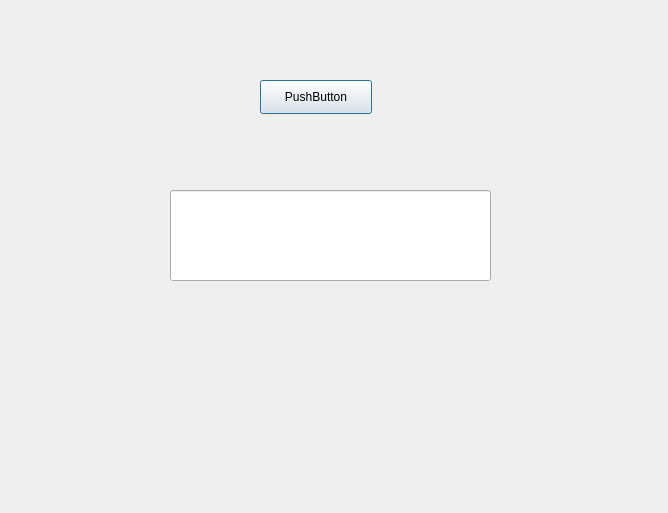
<?xml version="1.0" encoding="UTF-8"?>
<ui version="4.0">
 <class>Dialog</class>
 <widget class="QDialog" name="Dialog">
  <property name="geometry">
   <rect>
    <x>0</x>
    <y>0</y>
    <width>668</width>
    <height>513</height>
   </rect>
  </property>
  <property name="windowTitle">
   <string>Dialog</string>
  </property>
  <widget class="QPushButton" name="pushButton">
   <property name="geometry">
    <rect>
     <x>260</x>
     <y>80</y>
     <width>112</width>
     <height>34</height>
    </rect>
   </property>
   <property name="text">
    <string>PushButton</string>
   </property>
  </widget>
  <widget class="QLineEdit" name="lineEdit">
   <property name="geometry">
    <rect>
     <x>170</x>
     <y>190</y>
     <width>321</width>
     <height>91</height>
    </rect>
   </property>
  </widget>
 </widget>
 <resources/>
 <connections/>
</ui>
